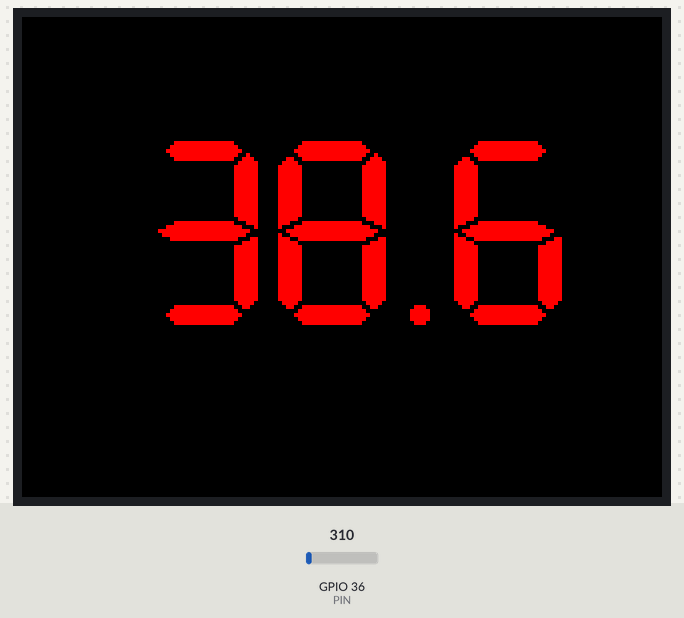
Simulated run of this sketch. Board: ESP32. On the bench: 320×240 colour display. The test bench sets the inputs (shaded band); at power-on: GPIO 36 (PIN) = 310. What the sketch prints to the serial monitor is not drawn.

Above: at 1.3 s.
1.4 s: GPIO 36 (PIN) set to 372
At 2.8 s:
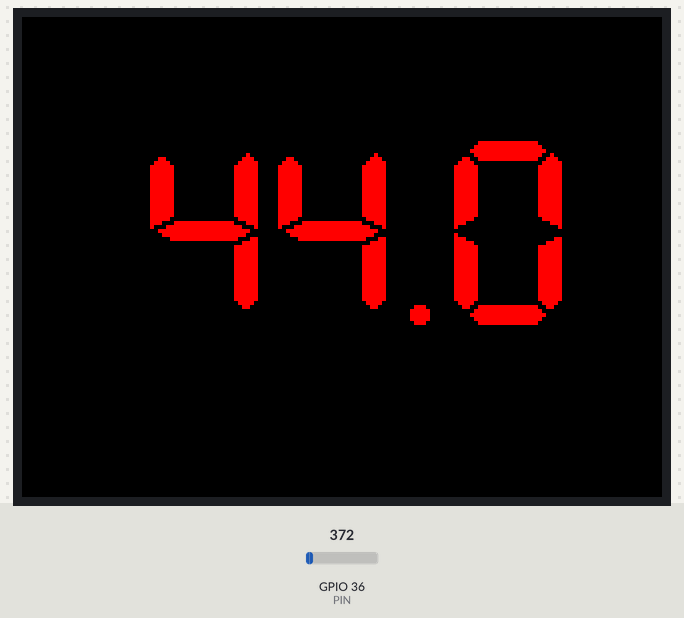
3.7 s: GPIO 36 (PIN) set to 434
At 5.0 s:
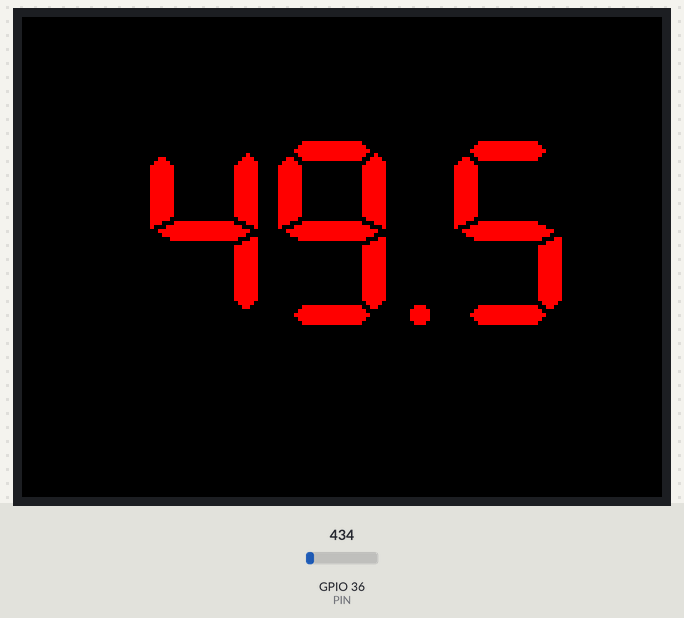
5.7 s: GPIO 36 (PIN) set to 527
At 7.1 s:
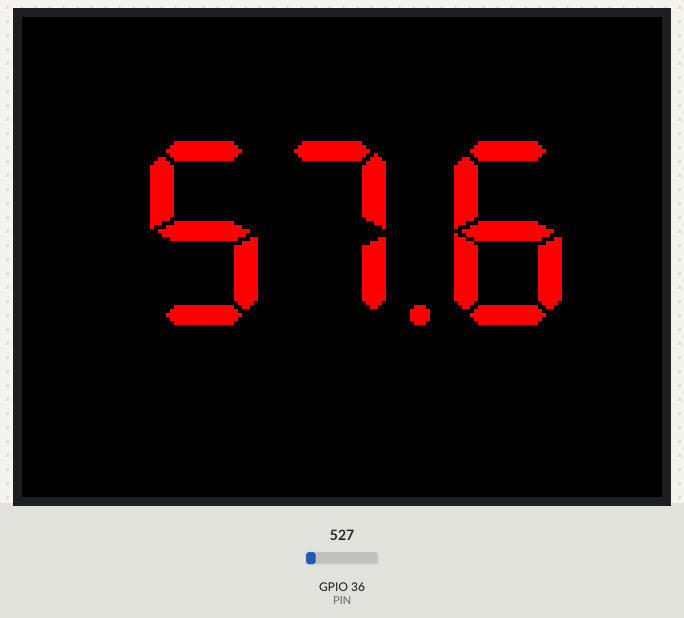
Timing chart, 0 to 8.7 s (numbered marks = the images above; inputs shaded):
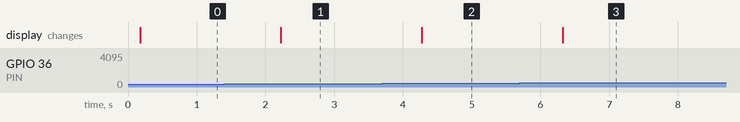

The sketch:

program1.ino
```cpp
/*
 * M5Stackでアナログ温度センサLM35DZを読み、シリアルとLCDに表示する
 */
#include <M5Stack.h>

#define FONT_7SEG

#define PIN 36
#define MULTISAMPLES 10

void setup() {
    M5.begin();
    Serial.begin(115200);

    pinMode(PIN, INPUT);

#ifdef FONT_7SEG
    M5.Lcd.setTextSize(2);
    M5.Lcd.setTextColor(RED, BLACK);
#else
    M5.Lcd.setTextSize(3);
#endif // FONT_7SEG
}

void loop() {
    float vout = 0.0;
    // 複数回測り、平均することでノイズの影響を小さくする
    for (int i = 0; i < MULTISAMPLES; i++) {
        // ADコンバータで値を読み、簡易補正関数を使って補正する
        vout += (float)analogRead(PIN) / 4095.0 * 3.6 + 0.1132;
    }
    vout /= MULTISAMPLES;

    // 温度 = Vout / 0.01v
    Serial.printf("%4.1f\r\n", vout / 0.01);

#ifdef FONT_7SEG
    char str[16];
    sprintf(str, "%4.1f\r\n", vout / 0.01);
    M5.Lcd.drawString(str, 60, 60, 7);
#else
    M5.Lcd.setCursor(40, 100);
    M5.Lcd.printf("temp: %4.1f'C", vout / 0.01);
#endif // FONT_7SEG

    delay(1000);
}
```

Measured:
- after the input at 1.4 s, the display: changes after 0.83 s (image 1)
- after the input at 3.7 s, the display: changes after 0.58 s (image 2)
- after the input at 5.7 s, the display: changes after 0.63 s (image 3)
